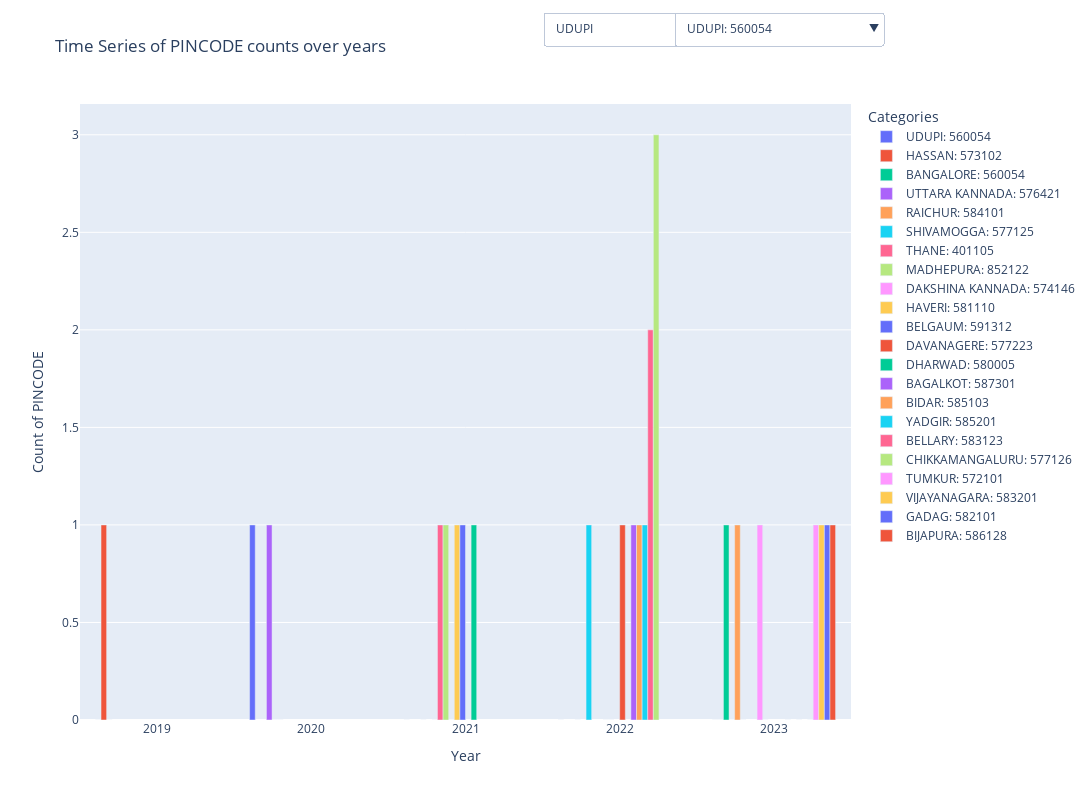

The notebook cell this image was saved under:
### Code cell
# Create a dropdown menu for selecting a district
district_dropdown_buttons = []

# List of unique districts
districts = df['DISTRICT'].unique()

# Create the figure
fig = go.Figure()

# Add all traces and set visibility to False initially
for district in districts:
    filtered_df = df[df['DISTRICT'] == district]
    grouped_data = filtered_df.groupby(['AdminYear', 'PINCODE']).size().unstack(fill_value=0)
    for i, pincode in enumerate(grouped_data.columns):
        fig.add_trace(go.Bar(
            x=grouped_data.index,
            y=grouped_data[pincode],
            name=f'{district}: {pincode}',
            visible=False if i != 0 else True  # Set only the first pincode of each district to visible initially
        ))

# Create a dropdown menu for selecting a district
for district in districts:
    # Create a list of visibility states for each district
    visibility = []
    for trace in fig.data:
        if trace.name.startswith(district):
            visibility.append(True)
            break  # Show only the first pincode initially
        else:
            visibility.append(False)
    
    # Add the button for the dropdown
    district_dropdown_buttons.append(dict(
        label=district,
        method='update',
        args=[{'visible': visibility},
              {'title': f'Time Series of PINCODE counts over years for {district}'}]
    ))

# Create a dropdown for pin codes for detailed visibility control
pin_code_dropdown_buttons = []
for district in districts:
    filtered_df = df[df['DISTRICT'] == district]
    grouped_data = filtered_df.groupby(['AdminYear', 'PINCODE']).size().unstack(fill_value=0)
    pin_codes = grouped_data.columns
    
    for pin_code in pin_codes:
        pin_code_visibility = [trace.name == f'{district}: {pin_code}' for trace in fig.data]
        pin_code_dropdown_buttons.append(dict(
            label=f'{district}: {pin_code}',
            method='update',
            args=[{'visible': pin_code_visibility},
                  {'title': f'Time Series of PINCODE counts over years for {district}: {pin_code}'}]
        ))
# Update the layout with district dropdown menu
fig.update_layout(
    updatemenus=[
        dict(
            buttons=district_dropdown_buttons,
            direction="down",
            showactive=True,
            x=0.60,
            xanchor="left",
            y=1.15,
            yanchor="top"
        ),
        dict(
            buttons=pin_code_dropdown_buttons,
            direction="down",
            showactive=True,
            x=0.77,
            xanchor="left",
            y=1.15,
            yanchor="top"
        )
    ],
    title='Time Series of PINCODE counts over years',
    xaxis_title='Year',
    yaxis_title='Count of PINCODE',
    legend_title='Categories',
    height=800, width=1400
)
# Show the plot
fig.show()
